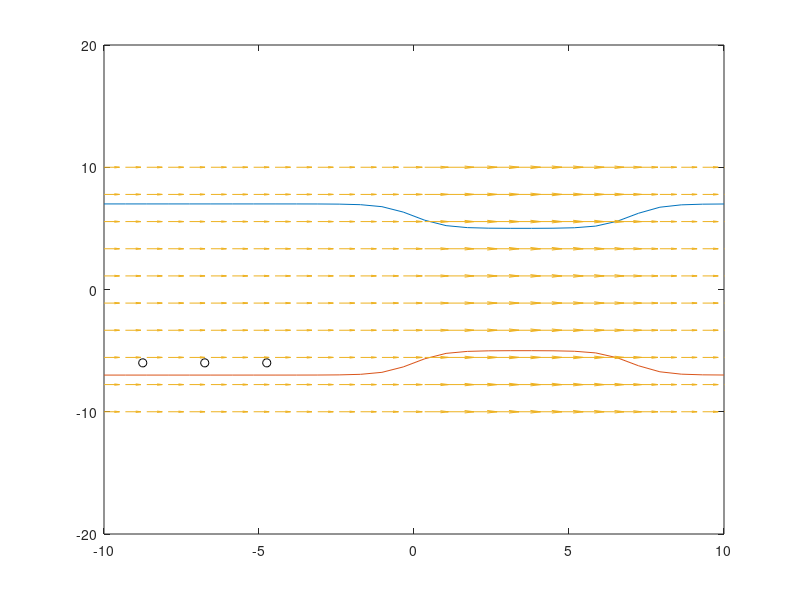
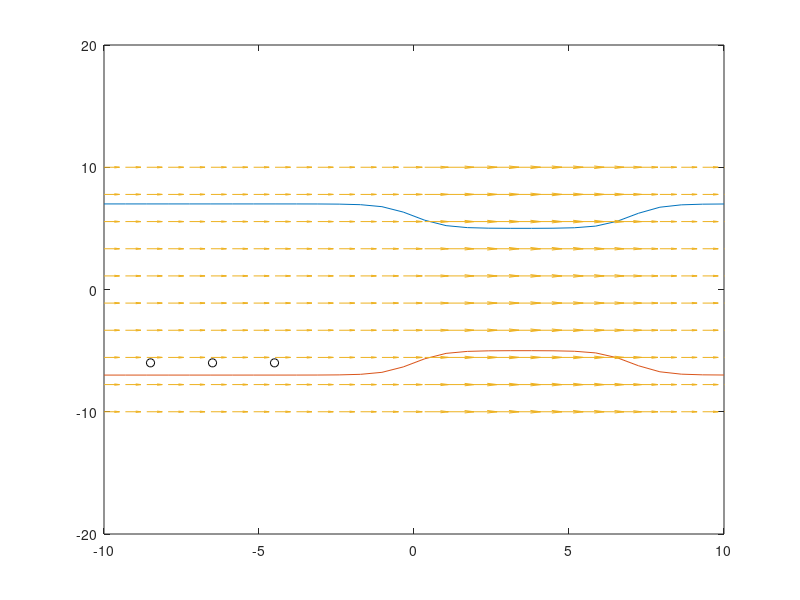
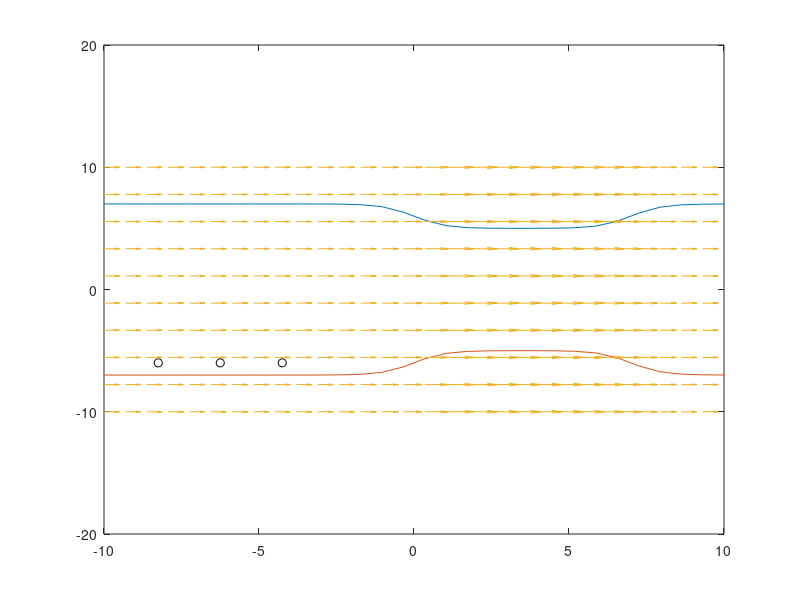
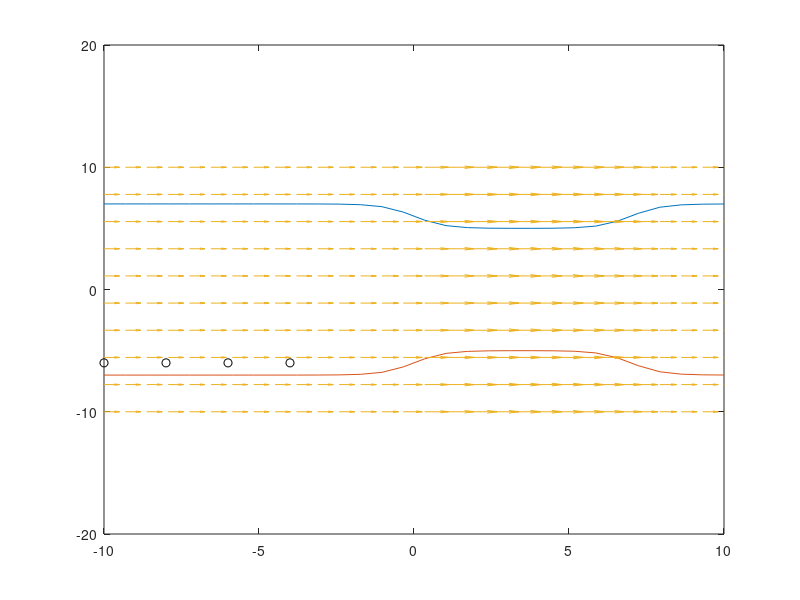

The MATLAB source for these figures, in order:
l=-10;

u=10;

Nh=30;
Nv=10;
Np=10

v0=0.5;

x=linspace(l,u,Nh); 
y=linspace(l,u,Nv); 

[xg,yg]=meshgrid(x,y);

A=1/20;
B=7;


y1=@(z)-tanh(z)+tanh(z-B)+B;
y2=@(z) tanh(z)-tanh(z-B)-B;



%------------Velocity field------------

vx=(v0.*B.^2 ./(-tanh(xg)+tanh(xg-B)+B).^2);
vy=0 .*xg;

xp=zeros(1,Np);
yp=zeros(1,Np);
for i=1:Np
xp(i)=-5 - ((u-l)/Np)*(i-1)
yp(i)=-6 
endfor



dt=0.5;



%xps=[xp] 
%yps=[yp]
k=0

for i=1:100
disp(i) 
      for j=1:Np  

          %velocity interpolation
          vxp = interp2 (xg, yg, vx, xp(j), yp(j),'spline');
          vyp = interp2 (xg, yg, vy, xp(j), yp(j),'spline');

          %actualize particle position
          xp(j) +=vxp*dt;
          yp(j) +=vyp*dt;
          
          if(yp(j)>y1(xp(j)))
            yp(j)=y1(xp(j));
            norm=sqrt(yp(j)^2+xp(j)^2);
            vxp=vxp*xp/norm; #the velocity is wrong, this is the projection on the position vector, not the tangent. correct!
            vyp=vyp*yp/norm;
            vyp=vyp*yp/norm;
          endif
          
        
          if(yp(j)<y2(xp(j)))
            k=1
            yp(j)=y2(xp(j));
            norm=sqrt(yp(j)^2+xp(j)^2);
            vxp=vxp*xp/norm;
            vyp=vyp*yp/norm;
          endif

      endfor

plot(x,y1(x))
hold on
plot(x,y2(x))
axis([l u 2*l 2*u])
plot(xp,yp,'ko'); 
%---------------Plot vectorial field
h = quiver (xg, yg, vx, vy,'AutoScale','off');
hold off

%--------------Print plot
filename=sprintf('E:/Digipen/PHY250/2021/Fluid_simulation/vectorialfield/animation_sf/%05d.png',i);
print(filename);
  


%xps=[-10:0.5:xp] 
%yps=[0:0.5:yp]
endfor





  

  
